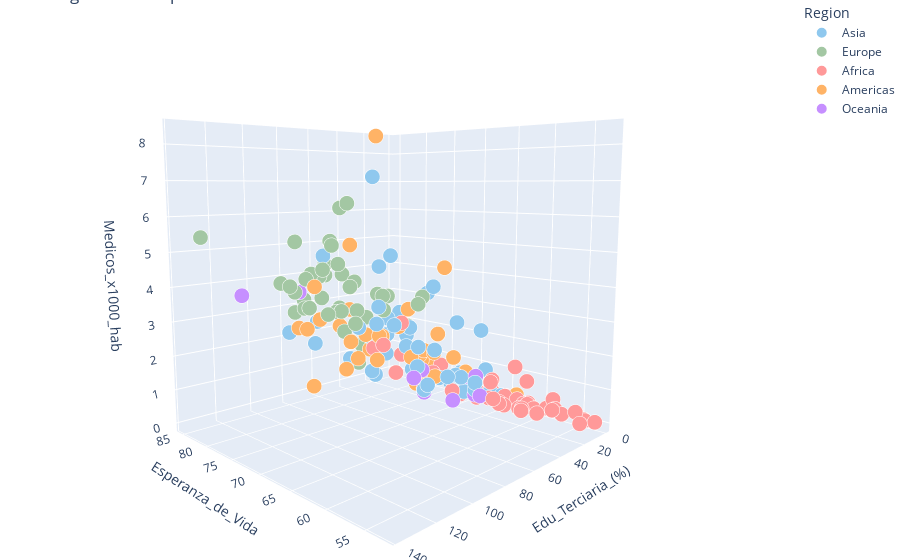

Notebook code cell kept with this figure:
### Markdown cell above
##### **Vinculando Esperanza de Vida, Educación y Acceso Médico**

### Code cell
fig = px.scatter_3d(df_clean, x='Esperanza_de_Vida', y='Edu_Terciaria_(%)', 
                    z='Medicos_x1000_hab',color='Region', opacity=1, 
                    size=np.full(len(df_clean), 1), size_max=15, 
                    title="Diagrama de dispersión del bienestar",
                    color_discrete_map=paleta_pastel_por_region)
fig.update_layout(margin=dict(l=0, r=0, b=0, t=0))
fig.update_layout(scene_camera=dict(eye=dict(x=-1.5, y=1.5, z=0.3)))

fig.show()

### Figure 1 — Plotly figure (JSON) as saved in the notebook; plotly's stock layout.template omitted (floating-point values rounded to 4 significant figures)
{"data": [{"hovertemplate": "Region=Asia<br>Esperanza_de_Vida=%{x}<br>Edu_Terciaria_(%)=%{y}<br>Medicos_x1000_hab=%{z}<br>size=%{marker.size}<extra></extra>", "legendgroup": "Asia", "marker": {"color": "#8FC8EE", "opacity": 1, "size": [1, 1, 1, 1, 1, 1, 1, 1, 1, 1, 1, 1, 1, 1, 1, 1, 1, 1, 1, 1, 1, 1, 1, 1, 1, 1, 1, 1, 1, 1, 1, 1, 1, 1, 1, 1, 1, 1, 1, 1, 1, 1, 1, 1, 1, 1], "sizemode": "area", "sizeref": 0.004444, "symbol": "circle"}, "mode": "markers", "name": "Asia", "scene": "scene", "showlegend": true, "type": "scatter3d", "x": [64.5, 74.9, 72.9, 77.2, 72.3, 71.5, 75.7, 69.6, 77, 80.8, 73.6, 69.4, 71.5, 76.5, 70.5, 82.8, 84.2, 74.4, 73.2, 75.4, 71.4, 67.6, 78.9, 76, 78.6, 69.7, 66.9, 70.5, 72.1, 77.6, 67.1, 71.1, 80.1, 75, 83.1, 76.8, 71.8, 70.9, 76.9, 69.3, 77.4, 68.1, 77.8, 71.6, 75.3, 66.1], "y": [9.7, 54.6, 27.7, 50.5, 20.6, 15.6, 31.4, 13.7, 50.6, 75.9, 63.9, 28.1, 36.3, 68.1, 16.2, 63.4, 63.2, 34.4, 61.7, 54.4, 41.3, 15, 26.3, 45.1, 31.2, 65.6, 18.8, 12.4, 27, 38, 9, 35.5, 17.9, 68, 84.8, 19.6, 40.1, 31.3, 49.3, 17.8, 23.9, 8, 36.8, 10.1, 28.5, 10.2], "z": [0.28, 4.4, 3.45, 0.93, 0.58, 0.42, 1.61, 0.17, 1.98, 1.95, 7.12, 0.86, 0.43, 1.58, 0.71, 4.62, 2.41, 2.32, 3.25, 2.58, 1.88, 0.37, 2.1, 1.51, 4.56, 2.86, 0.68, 0.75, 3.67, 2, 0.98, 0.6, 2.49, 2.61, 2.29, 1, 1.22, 1.7, 0.81, 0.72, 1.85, 2.22, 2.53, 2.37, 0.82, 0.31]}, {"hovertemplate": "Region=Europe<br>Esperanza_de_Vida=%{x}<br>Edu_Terciaria_(%)=%{y}<br>Medicos_x1000_hab=%{z}<br>size=%{marker.size}<extra></extra>", "legendgroup": "Europe", "marker": {"color": "#A3C7A3", "opacity": 1, "size": [1, 1, 1, 1, 1, 1, 1, 1, 1, 1, 1, 1, 1, 1, 1, 1, 1, 1, 1, 1, 1, 1, 1, 1, 1, 1, 1, 1, 1, 1, 1, 1, 1, 1, 1, 1, 1, 1, 1, 1, 1], "sizemode": "area", "sizeref": 0.004444, "symbol": "circle"}, "mode": "markers", "name": "Europe", "scene": "scene", "showlegend": true, "type": "scatter3d", "x": [78.5, 73.2, 81.6, 74.2, 81.6, 77.3, 74.9, 78.1, 79, 81, 78.2, 81.7, 82.5, 80.9, 81.3, 75.8, 82.7, 82.3, 82.9, 74.7, 83, 75.7, 82.1, 82.3, 71.8, 76.8, 81.8, 82.8, 77.6, 81.3, 75.4, 72.7, 85.4, 75.5, 77.2, 81, 83.3, 82.5, 83.6, 71.6, 81.3], "y": [55, 30.3, 85.1, 87.4, 79.7, 23.3, 71, 67.9, 64.1, 80.6, 69.6, 88.2, 65.6, 70.2, 136.6, 48.5, 71.8, 77.8, 61.9, 88.1, 35.6, 72.4, 19.2, 54.3, 39.8, 56.1, 85, 82, 67.8, 63.9, 49.4, 81.9, 42.5, 67.2, 46.6, 78.6, 88.9, 67, 59.6, 82.7, 60], "z": [1.2, 3.33, 5.17, 5.19, 3.07, 2.16, 4.03, 3, 4.12, 4.01, 4.48, 3.81, 3.27, 4.25, 5.48, 3.41, 4.08, 3.31, 3.98, 3.19, 1.38, 6.35, 3.01, 2.86, 3.21, 2.76, 3.61, 2.92, 2.38, 5.12, 2.98, 4.01, 6.11, 3.11, 3.42, 3.09, 3.87, 3.98, 4.3, 2.99, 2.81]}, {"hovertemplate": "Region=Africa<br>Esperanza_de_Vida=%{x}<br>Edu_Terciaria_(%)=%{y}<br>Medicos_x1000_hab=%{z}<br>size=%{marker.size}<extra></extra>", "legendgroup": "Africa", "marker": {"color": "#FF9999", "opacity": 1, "size": [1, 1, 1, 1, 1, 1, 1, 1, 1, 1, 1, 1, 1, 1, 1, 1, 1, 1, 1, 1, 1, 1, 1, 1, 1, 1, 1, 1, 1, 1, 1, 1, 1, 1, 1, 1, 1, 1, 1, 1, 1, 1, 1, 1, 1, 1, 1, 1, 1, 1, 1, 1, 1], "sizemode": "area", "sizeref": 0.004444, "symbol": "circle"}, "mode": "markers", "name": "Africa", "scene": "scene", "showlegend": true, "type": "scatter3d", "x": [76.7, 60.8, 61.5, 69.3, 61.2, 61.2, 57.4, 72.8, 58.9, 52.8, 54, 64.1, 64.3, 60.4, 66.6, 71.8, 58.4, 65.9, 66.2, 66.2, 61.7, 63.8, 61.2, 58, 66.3, 53.7, 63.7, 72.7, 66.7, 63.8, 58.9, 64.7, 74.4, 76.5, 60.2, 63.4, 62, 54.3, 68.7, 70.2, 67.7, 72.8, 54.3, 57.1, 63.9, 57.6, 65.1, 65, 60.8, 76.5, 63, 63.5, 61.2], "y": [51.4, 9.3, 12.3, 24.9, 6.5, 6.1, 9.3, 23.6, 12.8, 3, 3.3, 9, 12.7, 6.6, 5.3, 35.2, 1.9, 3.4, 8.1, 8.3, 2.7, 15.7, 11.6, 2.6, 11.5, 10.2, 11.9, 60.5, 5.4, 0.8, 4.5, 5, 40.6, 35.9, 7.3, 22.9, 4.4, 10.2, 6.7, 13.4, 12.8, 17.1, 2, 2.5, 22.4, 30.3, 16.9, 4, 14.5, 31.7, 4.8, 4.1, 10], "z": [1.72, 0.21, 0.08, 0.37, 0.08, 0.1, 0.23, 0.77, 0.09, 0.06, 0.04, 0.27, 0.12, 0.07, 0.22, 0.45, 0.4, 0.06, 0.08, 0.68, 0.1, 0.14, 0.08, 0.13, 0.16, 0.07, 0.04, 2.09, 0.18, 0.04, 0.13, 0.19, 2.53, 0.73, 0.08, 0.42, 0.04, 0.38, 0.13, 0.05, 0.07, 0.95, 0.03, 0.02, 0.91, 1.38, 0.26, 0.01, 0.08, 1.3, 0.17, 1.19, 0.21]}, {"hovertemplate": "Region=Americas<br>Esperanza_de_Vida=%{x}<br>Edu_Terciaria_(%)=%{y}<br>Medicos_x1000_hab=%{z}<br>size=%{marker.size}<extra></extra>", "legendgroup": "Americas", "marker": {"color": "#FFB366", "opacity": 1, "size": [1, 1, 1, 1, 1, 1, 1, 1, 1, 1, 1, 1, 1, 1, 1, 1, 1, 1, 1, 1, 1, 1, 1, 1, 1, 1, 1, 1, 1, 1, 1, 1, 1, 1, 1], "sizemode": "area", "sizeref": 0.004444, "symbol": "circle"}, "mode": "markers", "name": "Americas", "scene": "scene", "showlegend": true, "type": "scatter3d", "x": [76.9, 76.5, 73.8, 79.1, 74.5, 71.2, 75.7, 81.9, 80, 77.1, 80.1, 78.7, 76.6, 73.9, 76.8, 73.1, 72.4, 74.1, 69.8, 63.7, 75.1, 74.4, 75, 74.3, 78.3, 74.1, 76.5, 71.3, 76.1, 72.4, 71.6, 73.4, 78.5, 77.8, 72.1], "y": [24.8, 90, 15.1, 65.4, 24.7, 30.3, 51.3, 68.9, 88.5, 55.3, 55.2, 41.4, 7.2, 59.9, 44.9, 29.4, 104.6, 21.8, 11.6, 1.1, 26.2, 27.1, 40.2, 17.4, 47.8, 34.6, 70.7, 86.7, 14.1, 23.7, 12.6, 12, 88.2, 63.1, 79.3], "z": [2.76, 3.96, 1.94, 2.48, 1.12, 1.59, 2.15, 2.61, 2.59, 2.18, 2.89, 8.42, 1.08, 1.56, 2.04, 1.57, 1.41, 0.35, 0.8, 0.23, 0.31, 1.31, 2.38, 0.98, 1.57, 1.35, 1.27, 2.52, 0.64, 0.66, 1.21, 4.17, 2.61, 5.05, 1.92]}, {"hovertemplate": "Region=Oceania<br>Esperanza_de_Vida=%{x}<br>Edu_Terciaria_(%)=%{y}<br>Medicos_x1000_hab=%{z}<br>size=%{marker.size}<extra></extra>", "legendgroup": "Oceania", "marker": {"color": "#C68FFF", "opacity": 1, "size": [1, 1, 1, 1, 1, 1, 1, 1, 1, 1, 1, 1, 1], "sizemode": "area", "sizeref": 0.004444, "symbol": "circle"}, "mode": "markers", "name": "Oceania", "scene": "scene", "showlegend": true, "type": "scatter3d", "x": [82.7, 67.3, 68.1, 65.2, 67.8, 81.9, 69.1, 64.3, 73.2, 72.8, 70.8, 73.2, 70.3], "y": [113.1, 16.1, 30.3, 23.7, 14.1, 82, 54.7, 1.8, 7.6, 30.3, 6.4, 30.3, 4.7], "z": [3.68, 0.84, 0.2, 0.42, 0.18, 3.59, 1.18, 0.07, 0.34, 0.19, 0.52, 0.92, 0.17]}], "layout": {"legend": {"itemsizing": "constant", "title": {"text": "Region"}, "tracegroupgap": 0}, "margin": {"b": 0, "l": 0, "r": 0, "t": 0}, "scene": {"camera": {"eye": {"x": -1.5, "y": 1.5, "z": 0.3}}, "domain": {"x": [0, 1], "y": [0, 1]}, "xaxis": {"title": {"text": "Esperanza_de_Vida"}}, "yaxis": {"title": {"text": "Edu_Terciaria_(%)"}}, "zaxis": {"title": {"text": "Medicos_x1000_hab"}}}, "title": {"text": "Diagrama de dispersión del bienestar"}}}
